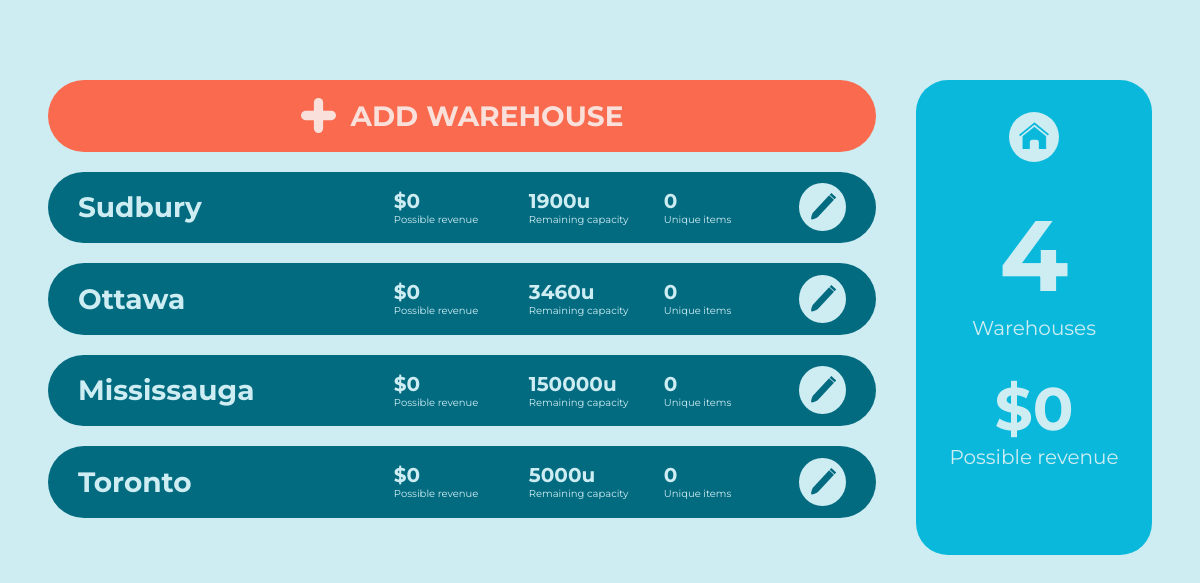
The page /warehouses on the database as committed earlier.
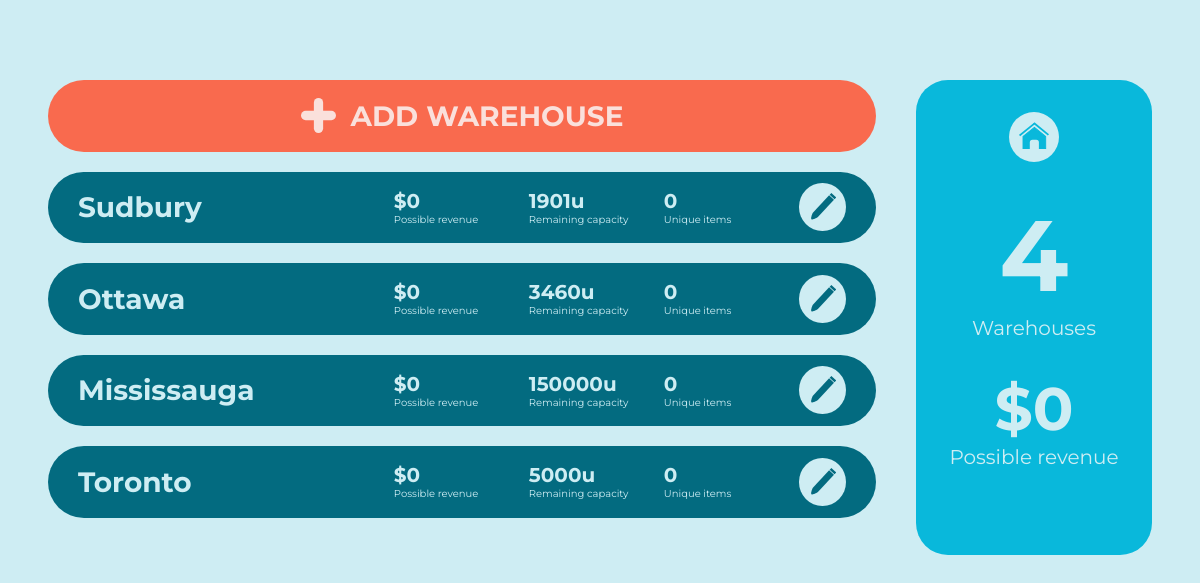
The same page on the database as committed later.
### wms/models.py (models this page shows, shortened)
class Warehouse(db.Model):
    _id = db.Column(db.Integer, primary_key=True)
    name = db.Column(db.String(14), unique=True, nullable=False)
    capacity = db.Column(db.Integer, nullable=False)
    items = db.relationship("Item", backref="home_warehouse", lazy=True)
    @hybrid_property
    def remaining_capacity(self):
        capacityUsed = 0
        for item in self.items:
            capacityUsed += item.quantity * ItemTemplate.query.filter_by(_id=item.item_template_id).size
        return self.capacity - capacityUsed
    @hybrid_property
    def possible_revenue(self):
        revenue = 0
        for item in self.items:
            item_temp = ItemTemplate.query.filter_by(_id=item.item_template_id)
            revenue += item.quantity * (item_temp.price - item_temp.cost)
        return revenue

### wms/routes.py (the view)
@app.route("/warehouses", methods=["GET", "POST"])
def warehouses():
    warehouseForm = WarehouseForm()
    warehouseList = Warehouse.query.all()
    possibleRevenue = 0
    for warehouse in warehouseList:
        possibleRevenue += warehouse.possible_revenue
    if warehouseForm.validate_on_submit():
        flash(f'Warehouse "{warehouseForm.name.data}" created.')
        db.session.add(Warehouse(name=warehouseForm.name.data,
                                 capacity=warehouseForm.capacity.data))
        db.session.commit()
        return redirect(url_for('warehouses'))
    return render_template('warehouses.html',
                           warehouseForm=warehouseForm,
                           warehouses=warehouseList,
                           possibleRevenue=possibleRevenue)

### wms/templates/warehouses.html (shortened to what this page needs)
<!DOCTYPE html>
{% extends "base.html" %}
{% block content %}
<link rel="stylesheet" href="static/warehouses.css">
<div class="content">
    <div class="list">
        <ul>
            <li>
                <button class="add-warehouse" id="add-warehouse">
                    <img src="static/+.svg" alt="+ button">
                    <h1>Add Warehouse</h1>
                </button>
            </li>
            {% for warehouse in warehouses %}
            <li class="warehouse-card">
                <ul>
                    <li class="name-li">
                       <h1>{{warehouse.name}}</h1>
                    </li>
                    <li>
                        <ul class="stats">
                            <li>
                                <h2>${{warehouse.possible_revenue}}</h2>
                                <p>Possible revenue</p>
                            </li>
                            <li>
                                <h2>{{warehouse.remaining_capacity}}u</h2>
                                <p>Remaining capacity</p>
                            </li>
                            <li>
                                <h2>{{warehouse.items|length}}</h2>
                                <p>Unique items</p>
                            </li>
                        </ul>
                    </li>
                    <li class="edit-li">
                        <a href="{{url_for('view_warehouse', warehouse_name=warehouse.name)}}">
                            <button class="edit-button">
                            </button>
                        </a>
                    </li>
                </ul>
            </li>
            {% endfor %}
        </ul>
    </div>
    <div class="warehouse-stats">
        <ul>
            <li>
                <a href="{{url_for('home')}}" class="home">
                </a>
            </li>
            <li>
                <h1>{{warehouses|length}}</h1>
                <p>Warehouses</p>
            </li>
            <li>
                <h2>
                    ${{possibleRevenue}}
                </h2>
                <p>Possible revenue</p>
            </li>
        </ul>
    </div>
</div>
{% endblock content %}

Rows that differ between the two databases and show on the page:
changed Warehouse "Sudbury": remaining_capacity "1900" → "1901"
